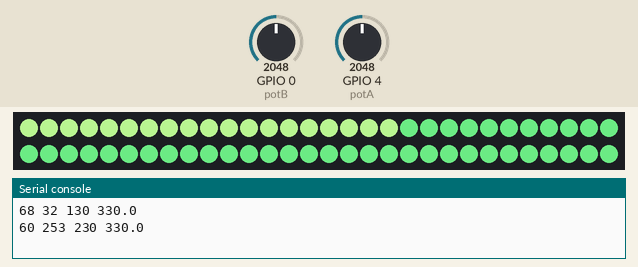
Bench run of a program on a simulated ESP32 board running MicroPython. On the bench: 60 RGB LEDs in strip order, left to right, continuing on the next row, the last lines printed to the serial console. The test bench sets the inputs (shaded band); at power-on: GPIO 0 (potB) = 2048, GPIO 4 (potA) = 2048 (analog values on the 0–4095 scale). Dim RGB values are drawn brighter than linear; random numbers come from a fixed seed.

Above: at 1.2 s.
1.3 s: GPIO 0 (potB) set to 1228
At 1.7 s:
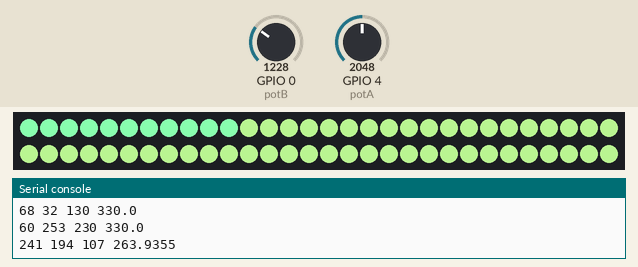
3.9 s: GPIO 4 (potA) set to 2866
At 4.49 s:
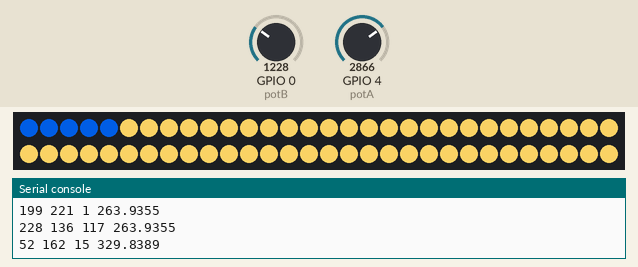
6.7 s: GPIO 0 (potB) set to 2866
At 7.59 s:
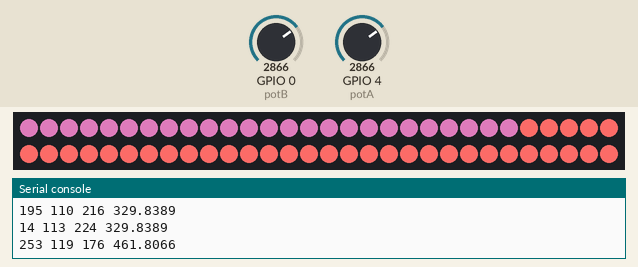
9.8 s: GPIO 4 (potA) set to 3603
At 10.99 s:
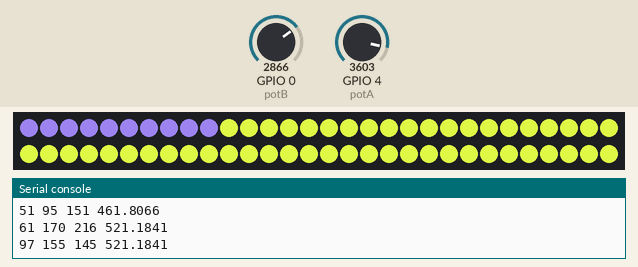
12.6 s: GPIO 4 (potA) set to 491
At 13.16 s:
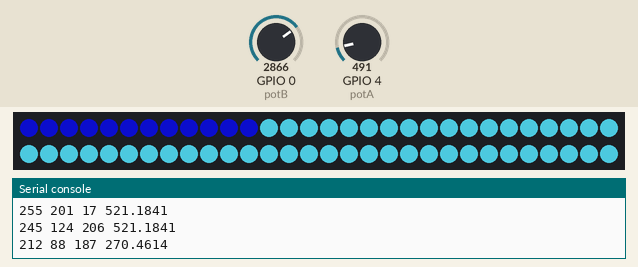
15.4 s: GPIO 0 (potB) set to 3603
At 15.95 s:
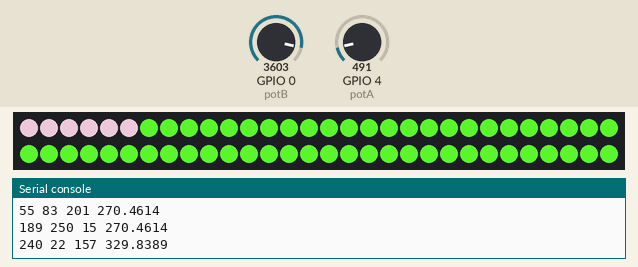

The program:

demo6_ws281x_with_pot_main.py
```python
from machine import Pin, ADC
from time import sleep
from neopixel import NeoPixel
from random import randint


led = Pin(2, Pin.OUT)
potA = ADC(Pin(4))
potB = ADC(Pin(0))

np = NeoPixel(led, 60)
while True:
    r = randint(0, 255)
    g = randint(0, 255)
    b = randint(0, 255)
    raw_data_A = (3.3 / 4096) * potA.read()
    raw_data_B = (3.3 / 4096) * potB.read()
    raw_data = (raw_data_A + raw_data_B) * 100.0
    print(r, g, b, raw_data)
    for i in range(60):
        np[i] = (int(255 - r*raw_data), int(255 - g*raw_data), int(255 - b*raw_data))
        np.write()
        sleep(0.01)
```
